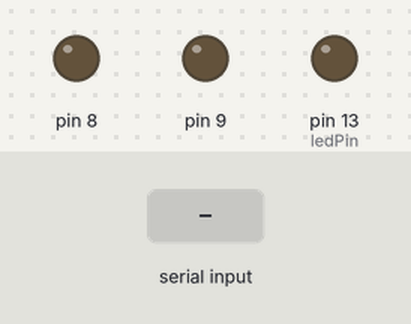
Recording of a sketch running on a simulated Arduino Uno, built with avr-gcc and run on an emulated ATmega328P. Parts: output pins drawn as LEDs (lit = HIGH). Inputs (shaded band) come from the test bench.

Above: at 1.2 s.
1.3 s: "." received over Serial
At 1.8 s:
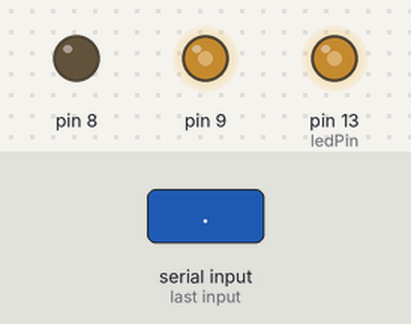
4.3 s: byte 105 ('i') received over Serial
At 5.9 s:
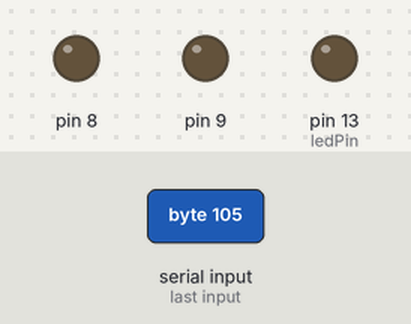
7.3 s: byte 106 ('j') received over Serial
10.3 s: "f" received over Serial
Timing chart, 0 to 13.3 s (numbered marks = the images above; inputs shaded):
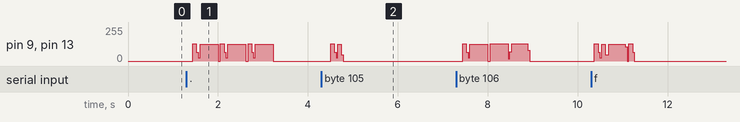

The sketch:

MORSE.ino
```cpp
unsigned short int punto = 70; // Duracion del punto
unsigned short int raya = punto * 4; // Duracion de la raya
unsigned short int negro = punto * 3; // Duracion del apagado entre rayas y puntos
unsigned short int letrayletra = punto * 5; // Duracion del apagado entre letras

void playTone(int tone, int duration, int speakerPin) {
  // Sends the signal to the speakerPin
  for (long i = 0; i < duration * 1000L; i += tone * 2) {
    digitalWrite(speakerPin, HIGH);
    delayMicroseconds(tone);
    digitalWrite(speakerPin, LOW);
    delayMicroseconds(tone);
  }
}

void playToneLed(int tone, int duration, int speakerPin, int ledPin) {
  // Sends the signal to speakerPin and ledPin
  for (long i = 0; i < duration * 1000L; i += tone * 2) {
    digitalWrite(speakerPin, HIGH);
    digitalWrite(ledPin, HIGH);
    delayMicroseconds(tone);
    digitalWrite(speakerPin, LOW);
    digitalWrite(ledPin, LOW);
    delayMicroseconds(tone);
  }
}

// ########## CLASE LETRA #########
class letra {
  private:
    char caracter;
    char* codigo;
    int ledPin;
  public:
    letra (char car, char* cad, unsigned short int pin);
    void set (char car, char* cad, unsigned short int pin);
    void mostrar ();
    void sonar ();
    void mostrarYsonar ();
};

letra::letra (char car, char* cad, unsigned short int pin) {
  // Constructor
  caracter = car;
  codigo = cad;
  ledPin = pin;
  pinMode(ledPin, OUTPUT);
}

void letra::set (char car, char* cad, unsigned short int pin) {
  // Setter
  caracter = car;
  codigo = cad;
  ledPin = pin;
}

void letra::mostrar () {
  // Shows the code in in the ledPin
  unsigned short int j = 0;
  while (codigo[j] != 0) {
    if (codigo[j] == '.') {
      digitalWrite (ledPin, HIGH);
      delay (punto);
      digitalWrite (ledPin, LOW);
      delay (negro);
    } else if (codigo[j] == '-') {
      digitalWrite (ledPin, HIGH);
      delay (raya);
      digitalWrite (ledPin, LOW);
      delay (negro);
    }
    j++;
  }
  delay (letrayletra);
}

void letra::sonar () {
  // Sounds the code on the speakerPin
  unsigned short int j = 0;
  while (codigo[j] != 0) {
    if (codigo[j] == '.') {
      playTone (440, 100, 9);
      delay (negro/3);
    } else if (codigo[j] == '-') {
      playTone (440, 100 * 4, 9);
      delay (negro/3);
    }
    j++;
  }
  delay (letrayletra);
}

void letra::mostrarYsonar () {
  // Sounds and shows the code (ledPin + speakerPin)
  unsigned short int j = 0;
  while (codigo[j] != 0) {
    if (codigo[j] == '.') {
      playToneLed (440, 100, 9, ledPin);
      delay (negro/4);
    } else if (codigo[j] == '-') {
      playToneLed (440, 100 * 4, 9, ledPin);
      delay (negro/4);
    }
    j++;
  }
  delay (letrayletra/2);
}
// ##############################

void setup() {
  Serial.begin(9600);

  pinMode(9, OUTPUT);
  pinMode(8, OUTPUT);
}

int letraIN = 0;
unsigned short int ledPin = 13;
void loop() {
  digitalWrite(ledPin, LOW);
  letraIN = 0;
  letraIN = Serial.read();
  letra let (0, "", ledPin);
  switch (letraIN) {
    case 'a': let.set ('a', ".-", ledPin);
              break;
    case 'b': let.set ('b', "-...", ledPin);
              break;
    case 'c': let.set ('c', "-.-.", ledPin);
              break;
    case 'd': let.set ('d', "-..", ledPin);
              break;
    case 'e': let.set ('e', ".", ledPin);
              break;
    case 'f': let.set ('f', "..-.", ledPin);
              break;
    case 'g': let.set ('g', "--.", ledPin);
              break;
    case 'h': let.set ('h', "....", ledPin);
              break;
    case 'i': let.set ('i', "..", ledPin);
              break;
    case 'j': let.set ('j', ".---", ledPin);
              break;
    case 'k': let.set ('k', "-.-", ledPin);
              break;
    case 'l': let.set ('l', ".-..", ledPin);
              break;
    case 'm': let.set ('m', "--", ledPin);
              break;
    case 'n': let.set ('n', "-.", ledPin);
              break;
    case 'o': let.set ('o', "---", ledPin);
              break;
    case 'p': let.set ('p', ".--.", ledPin);
              break;
    case 'q': let.set ('q', "--.-", ledPin);
              break;
    case 'r': let.set ('r', ".-.", ledPin);
              break;
    case 's': let.set ('s', "...", ledPin);
              break;
    case 't': let.set ('t', "-", ledPin);
              break;
    case 'u': let.set ('u', "..-", ledPin);
              break;
    case 'v': let.set ('v', "...-", ledPin);
              break;
    case 'w': let.set ('w', ".--", ledPin);
              break;
    case 'x': let.set ('x', "-..-", ledPin);
              break;
    case 'y': let.set ('y', "-.--", ledPin);
              break;
    case 'z': let.set ('z', "--..", ledPin);
              break;
    case '0': let.set ('0', "-----", ledPin);
             break;
    case '1': let.set ('1', ".----", ledPin);
             break;
    case '2': let.set ('2', "..---", ledPin);
             break;
    case '3': let.set ('3', "...--", ledPin);
             break;
    case '4': let.set ('4', "....-", ledPin);
             break;
    case '5': let.set ('5', ".....", ledPin);
             break;
    case '6': let.set ('6', "-....", ledPin);
             break;
    case '7': let.set ('7', "--...", ledPin);
             break;
    case '8': let.set ('8', "---..", ledPin);
             break;
    case '9': let.set ('9', "----.", ledPin);
             break;
    case '.': let.set ('.', ".-.-.-", ledPin);
             break;
    case ',': let.set (',', "--..--", ledPin);
             break;
    case '?': let.set ('?', "..--..", ledPin);
             break;
    case '"': let.set ('"', ".-..-.", ledPin);
             break;
  }
  //let.mostrar();
  //let.sonar();
  let.mostrarYsonar();
}
```

Measured:
- after the input at 1.3 s, pin 9, pin 13 (ledPin): 0/255 → 128/255 after 0.14 s, then repeats every 0.61 s: 64/255 0.04 s, 26/255 0.04 s, 127/255 0.40 s, 0/255 0.05 s, 128/255 0.08 s, until it stays 0/255 from 3.2 s
- after the input at 4.3 s, pin 9, pin 13 (ledPin): 0/255 → 128/255 after 0.21 s, → 127/255 0.08 s later, → 0/255 0.16 s later
